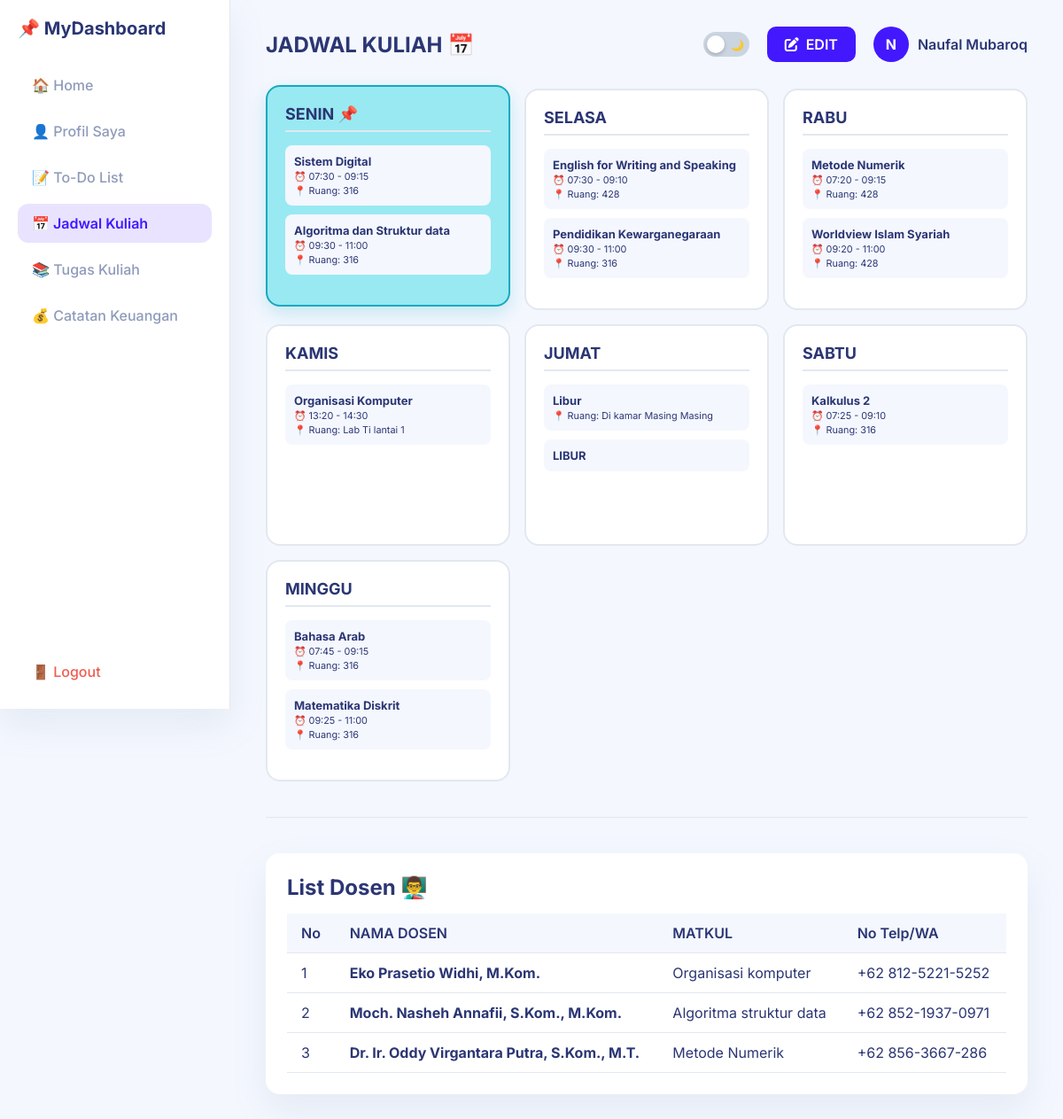
/jadwalkuliah.php (signed in), run on the app's committed database.
### tables this page shows
CREATE TABLE `schedules` (
  `id` int(11) NOT NULL,
  `user_id` int(11) NOT NULL,
  `nama_matkul` varchar(100) NOT NULL,
  `hari` enum('Senin','Selasa','Rabu','Kamis','Jumat','Jum''at','Sabtu','Minggu') NOT NULL,
  `jam_mulai` time NOT NULL,
  `jam_selesai` time NOT NULL,
  `ruangan` varchar(50) DEFAULT NULL
);

CREATE TABLE `lecturers` (
  `id` int(11) NOT NULL,
  `user_id` int(11) NOT NULL,
  `nama_dosen` varchar(100) NOT NULL,
  `matkul` varchar(100) NOT NULL,
  `no_telp` varchar(20) DEFAULT NULL,
  `created_at` timestamp NOT NULL DEFAULT current_timestamp()
);

### jadwalkuliah.php (the view, shortened to what this page needs)
<?php
require 'koneksi.php';
$user_id = $_SESSION['user_id'];
$nama_user = $_SESSION['nama'] ?? 'User';
$hari_inggris = date('l');
$map_hari = [
    'Monday'    => 'Senin',
    'Tuesday'   => 'Selasa',
    'Wednesday' => 'Rabu',
    'Thursday'  => 'Kamis',
    'Friday'    => 'Jumat',
    'Saturday'  => 'Sabtu',
    'Sunday'    => 'Minggu'
];
$hari_ini = $map_hari[$hari_inggris] ?? 'Senin';
$daftar_hari = ['Senin', 'Selasa', 'Rabu', 'Kamis', 'Jumat', 'Sabtu', 'Minggu'];
$query_jadwal = mysqli_query($conn, "SELECT * FROM schedules WHERE user_id = '$user_id' ORDER BY jam_mulai ASC");
$jadwal_per_hari = [];
while ($row = mysqli_fetch_assoc($query_jadwal)) {
    $jadwal_per_hari[$row['hari']][] = $row;
}
$query_dosen = mysqli_query($conn, "SELECT * FROM lecturers WHERE user_id = '$user_id' ORDER BY id DESC");
?>
<!DOCTYPE html>
<html lang="id">
<head>
    <link rel="stylesheet" href="dashboard.css?v=<?= time(); ?>">
    <link rel="stylesheet" href="tampilanhp.css?v=<?= time(); ?>">
    <link rel="stylesheet" href="https://cdnjs.cloudflare.com/ajax/libs/font-awesome/6.4.0/css/all.min.css">
</head>
<body>
    <div class="dashboard-container">
        <aside class="sidebar">
            <div class="brand">📌 MyDashboard</div>
            <ul class="sidebar-menu">
                <li><a href="dashboard.php">🏠 Home</a></li>
                <li><a href="profil.php">👤 Profil Saya</a></li>
                <li><a href="todolist.php">📝 To-Do List</a></li>
                <li><a href="jadwalkuliah.php" class="active">📅 Jadwal Kuliah</a></li>
                <li><a href="tugaskl.php">📚 Tugas Kuliah</a></li>
                <li><a href="pencatatankeuangan.php">💰 Catatan Keuangan</a></li>
                <li class="logout-item"><a href="logout.php" class="logout-btn">🚪 Logout</a></li>
            </ul>
        </aside>
        <main class="main-content">
            <header class="top-header">
                <div class="welcome-text" style="display: flex; align-items: center; gap: 12px;">
                    <h1>JADWAL KULIAH 📅</h1>
                </div>
                <div style="display: flex; align-items: center; gap: 20px;">
                    <div class="theme-switch-wrapper">
                        <label class="theme-switch" for="checkboxTheme">
                            <div class="slider round">
                                <span>☀️</span>
                                <span>🌙</span>
                            </div>
                        </label>
                    </div>
                    <a href="jadwalkledit.php" class="btn-edit-page">
                        <i class="fas fa-edit"></i> EDIT
                    </a>
                    <div class="user-profile-badge">
                        <div class="user-avatar"><?= strtoupper(substr($nama_user, 0, 1)); ?></div>
                        <span><?= htmlspecialchars($nama_user); ?></span>
                    </div>
                </div>
            </header>
            <div class="schedule-grid">
                <?php foreach ($daftar_hari as $hari): ?>
                    <?php $is_today = ($hari == $hari_ini); ?>
                    <div class="day-card <?= $is_today ? 'today' : ''; ?>">
                        <div class="day-title">
                            <?= $hari; ?> <?= $is_today ? '📌' : ''; ?>
                        </div>
                        <?php if (isset($jadwal_per_hari[$hari])): ?>
                            <?php foreach ($jadwal_per_hari[$hari] as $j): ?>
                                <div class="item-jadwal">
                                    <strong><?= htmlspecialchars($j['nama_matkul']); ?></strong><br>
                                    <?php if (!empty($j['jam_mulai']) && $j['jam_mulai'] != '00:00:00'): ?>
                                        <small>⏰ <?= date('H:i', strtotime($j['jam_mulai'])); ?> - <?= date('H:i', strtotime($j['jam_selesai'])); ?></small><br>
                                    <?php endif; ?>
                                    <?php if (!empty($j['ruangan']) && $j['ruangan'] != '-'): ?>
                                        <small>📍 Ruang: <?= htmlspecialchars($j['ruangan']); ?></small>
                                    <?php endif; ?>
                                </div>
                            <?php endforeach; ?>
                        <?php else: ?>
                            <p style="font-size: 12px; color: var(--text-muted); font-style: italic;">Tidak ada kuliah</p>
                        <?php endif; ?>
                    </div>
                <?php endforeach; ?>
            </div>
            <hr style="border: none; border-top: 1px solid var(--border-color); margin: 40px 0;">
            <div class="dosen-section">
                <h2>List Dosen 👨‍🏫</h2>
                <table class="table-custom">
                    <thead>
                        <tr>
                            <th>No</th>
                            <th>NAMA DOSEN</th>
                            <th>MATKUL</th>
                            <th>No Telp/WA</th>
                        </tr>
                    </thead>
                    <tbody>
                        <?php if (mysqli_num_rows($query_dosen) > 0): ?>
                            <?php $no = 1; while ($d = mysqli_fetch_assoc($query_dosen)): ?>
                                <tr>
                                    <td><?= $no++; ?></td>
                                    <td><strong><?= htmlspecialchars($d['nama_dosen']); ?></strong></td>
                                    <td><?= htmlspecialchars($d['matkul']); ?></td>
                                    <td><?= htmlspecialchars($d['no_telp']); ?></td>
                                </tr>
                            <?php endwhile; ?>
                        <?php else: ?>
                            <tr>
                                <td colspan="4" style="text-align: center; color: var(--text-muted);">Belum ada data dosen tersimpan.</td>
                            </tr>
                        <?php endif; ?>
                    </tbody>
                </table>
            </div>
        </main>
    </div>
</body>
</html>

### dashboard.css (style rules this page uses)
:root { --bg-main: #f4f7fe; --card-bg: #ffffff; --text-primary: #2b3674; --text-muted: #8f9bba; --border-color: #e2e8f0; --sidebar-bg: #ffffff; --accent-color: #4318ff; --accent-hover: #3311db; --accent-light: #e9e3ff; --danger-color: #ee5d50; --shadow: 0px 18px 40px rgba(112, 144, 176, 0.12); }
* { margin: 0; padding: 0; box-sizing: border-box; font-family: 'Inter', sans-serif; }
body { background-color: var(--bg-main); color: var(--text-primary); display: flex; min-height: 100vh; transition: background-color 0.3s, color 0.3s; }
.dashboard-container { display: flex; width: 100%; }
.sidebar { width: 260px; background-color: var(--sidebar-bg); padding: 20px; display: flex; flex-direction: column; border-right: 1px solid var(--border-color); box-shadow: var(--shadow); position: sticky; top: 0; height: 100vh; flex-shrink: 0; transition: background-color 0.3s, border-color 0.3s; }
.sidebar .brand { font-size: 20px; font-weight: 700; color: var(--text-primary); margin-bottom: 30px; display: flex; align-items: center; gap: 12px; }
.sidebar-menu { list-style: none; display: flex; flex-direction: column; gap: 8px; height: 100%; padding: 0; margin: 0; }
.sidebar-menu li a { display: flex; align-items: center; gap: 12px; padding: 12px 16px; color: var(--text-muted); text-decoration: none; font-weight: 500; border-radius: 12px; transition: all 0.2s ease; }
.sidebar-menu li a:hover, .sidebar-menu li a.active { background-color: var(--accent-light); color: var(--accent-color); font-weight: 600; }
.sidebar-menu .logout-item { margin-top: auto; }
.sidebar-menu li a.logout-btn { color: var(--danger-color); }
.main-content { flex: 1; padding: 30px 40px; overflow-y: auto; }
.top-header { display: flex; justify-content: space-between; align-items: center; margin-bottom: 30px; }
.top-header .welcome-text h1 { font-size: 24px; font-weight: 700; color: var(--text-primary); }
.theme-switch-wrapper { display: flex; align-items: center; }
.theme-switch { position: relative; display: inline-block; width: 52px; height: 28px; }
.slider { position: absolute; cursor: pointer; top: 0; left: 0; right: 0; bottom: 0; background-color: #cbd5e1; transition: .4s; border-radius: 34px; display: flex; align-items: center; justify-content: space-between; padding: 0 6px; font-size: 12px; }
.slider:before { position: absolute; content: ""; height: 20px; width: 20px; left: 4px; bottom: 4px; background-color: white; transition: .4s; border-radius: 50%; z-index: 2; box-shadow: 0 2px 4px rgba(0,0,0,0.2); }
.user-profile-badge { display: flex; align-items: center; gap: 10px; font-weight: 600; color: var(--text-primary); }
.user-avatar { width: 40px; height: 40px; border-radius: 50%; background: var(--accent-color); color: white; display: flex; align-items: center; justify-content: center; font-weight: bold; }
.table-custom th { background-color: var(--bg-main) !important; color: var(--text-primary) !important; }
.table-custom td { color: var(--text-primary); border-bottom: 1px solid var(--border-color); }

### jadwalkuliah.php (style rules this page uses)
.btn-edit-page { padding: 10px 20px; background-color: var(--accent-color); color: #fff; text-decoration: none; border-radius: 10px; font-weight: 600; display: inline-flex; align-items: center; gap: 8px; transition: 0.2s; }
.schedule-grid { display: grid; grid-template-columns: repeat(auto-fit, minmax(220px, 1fr)); gap: 16px; margin-bottom: 40px; }
.day-card { background: var(--card-bg); border-radius: 16px; padding: 20px; border: 2px solid var(--border-color); transition: all 0.3s ease; min-height: 250px; }
.day-card.today { background-color: #99e9f2 !important; border-color: #15aabf !important; transform: translateY(-4px); box-shadow: 0 8px 20px rgba(21, 170, 191, 0.2); }
.day-title { font-size: 18px; font-weight: 700; color: var(--text-primary); margin-bottom: 15px; text-transform: uppercase; border-bottom: 2px solid var(--border-color); padding-bottom: 8px; }
.item-jadwal { background: var(--bg-main); padding: 10px; border-radius: 8px; margin-bottom: 10px; font-size: 13px; }
.dosen-section { background: var(--card-bg); padding: 24px; border-radius: 16px; box-shadow: var(--shadow); margin-top: 30px; }
.table-custom { width: 100%; border-collapse: collapse; margin-top: 15px; }
.table-custom th, .table-custom td { padding: 12px 16px; text-align: left; border-bottom: 1px solid var(--border-color); }
.table-custom th { background-color: var(--bg-main); color: var(--text-primary); font-weight: 600; }

### data on the page
schedules: nama_matkul "Sistem Digital", jam_mulai "07:30", jam_selesai "09:15", ruangan "316"
schedules: nama_matkul "Algoritma dan Struktur data", jam_mulai "09:30", jam_selesai "11:00", ruangan "316"
schedules: nama_matkul "English for Writing and Speaking", jam_mulai "07:30", jam_selesai "09:10", ruangan "428"
schedules: nama_matkul "Pendidikan Kewarganegaraan", jam_mulai "09:30", jam_selesai "11:00", ruangan "316"
schedules: nama_matkul "Metode Numerik", jam_mulai "07:20", jam_selesai "09:15", ruangan "428"
schedules: nama_matkul "Worldview Islam Syariah", jam_mulai "09:20", jam_selesai "11:00", ruangan "428"
schedules: nama_matkul "Organisasi Komputer", jam_mulai "13:20", jam_selesai "14:30", ruangan "Lab Ti lantai 1"
schedules: nama_matkul "Libur", ruangan "Di kamar Masing Masing"
schedules: nama_matkul "LIBUR"
schedules: nama_matkul "Kalkulus 2", jam_mulai "07:25", jam_selesai "09:10", ruangan "316"
schedules: nama_matkul "Bahasa Arab", jam_mulai "07:45", jam_selesai "09:15", ruangan "316"
schedules: nama_matkul "Matematika Diskrit", jam_mulai "09:25", jam_selesai "11:00", ruangan "316"
lecturers: nama_dosen "Eko Prasetio Widhi, M.Kom.", matkul "Organisasi komputer", no_telp "+62 812-5221-5252"
lecturers: nama_dosen "Moch. Nasheh Annafii, S.Kom., M.Kom.", matkul "Algoritma struktur data", no_telp "+62 852-1937-0971"
lecturers: nama_dosen "Dr. Ir. Oddy Virgantara Putra, S.Kom., M.T.", matkul "Metode Numerik", no_telp "+62 856-3667-286"

### other printed values
substr($nama_user, 0, 1) "N"
$nama_user "Naufal Mubaroq"
$hari "SENIN"
$hari "SELASA"
$hari "RABU"
$hari "KAMIS"
$hari "JUMAT"
$hari "SABTU"
$hari "MINGGU"
